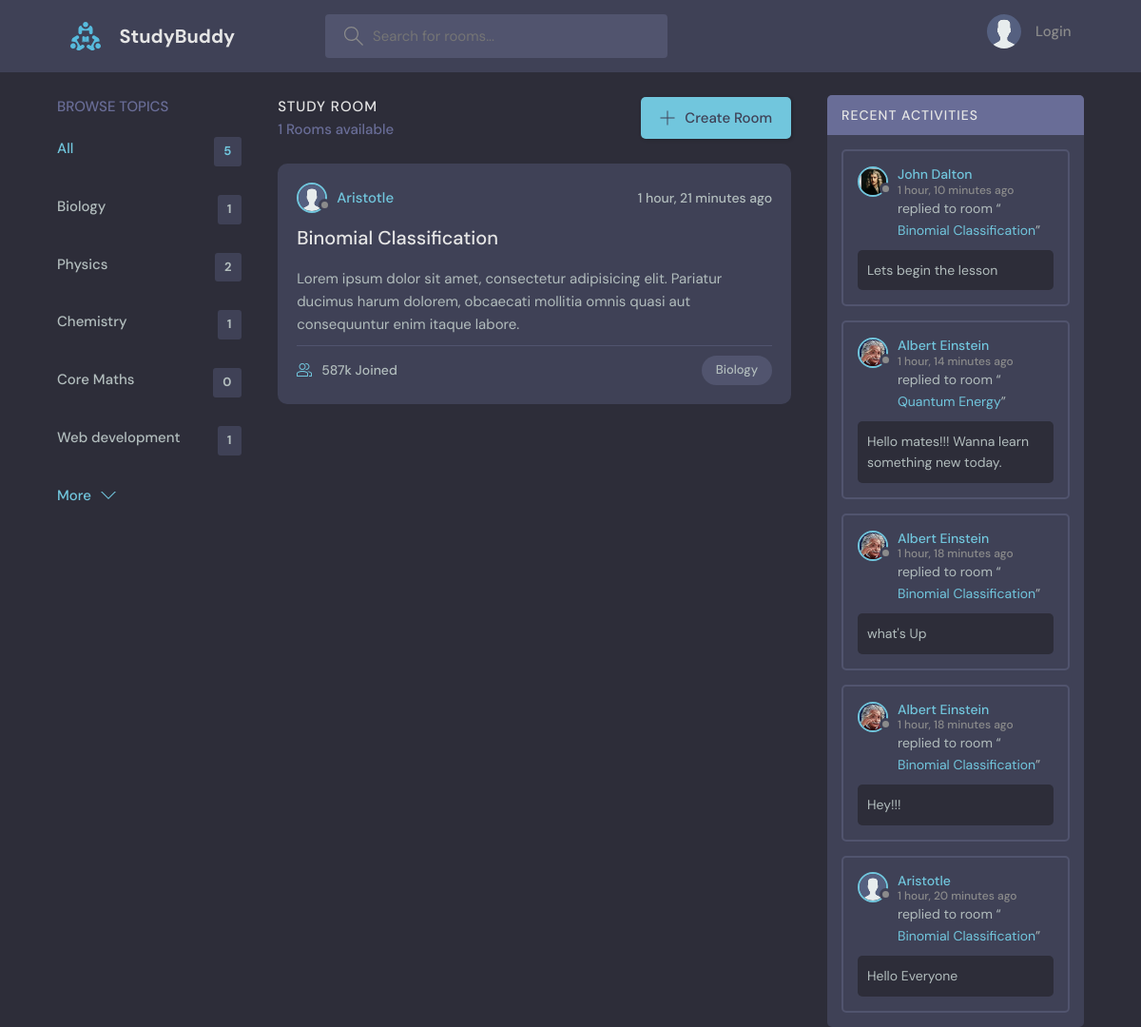
The app's page /?q=Biology with its own data.
### base/models.py (models this page shows)
class Topic(models.Model):
    name = models.CharField(max_length=200)
    def __str__(self):
        return self.name

class Room(models.Model):
    host = models.ForeignKey(User, on_delete=models.SET_NULL, null=True)
    topic = models.ForeignKey(Topic,  on_delete=models.SET_NULL, null=True)
    name = models.CharField(max_length=200, )
    participants = models.ManyToManyField(User, related_name='participants', blank=True)
    description = models.TextField(null=True, blank=True)
    updated = models.DateTimeField(auto_now=True)
    created = models.DateTimeField(auto_now_add=True)
    class Meta:
        ordering = ['-updated','-created']
    def __str__(self):
        return self.name

class User(AbstractUser):
    full_name = models.CharField(max_length=200)
    username = models.CharField(max_length=200)
    email = models.EmailField(unique=True)
    bio = models.TextField(null=True, blank=True)
    avatar = models.ImageField(null=True, default="avatar.svg")
    USERNAME_FIELD = 'email'
    REQUIRED_FIELDS = ['username']
    def __str__(self):
        return self.username

class Message(models.Model):
    user = models.ForeignKey(User, on_delete=models.CASCADE)
    room = models.ForeignKey(Room, on_delete=models.CASCADE)
    body = models.TextField()
    updated = models.DateTimeField(auto_now=True)
    created = models.DateTimeField(auto_now_add=True)
    class Meta:
        ordering = ['-updated','-created']
    def __str__(self):
        return self.body

### base/views.py (the view)
# urls.py: 2. Add a URL to urlpatterns:  path('', views.home, name='home')
def home(request):
    rooms = Room.objects.all
    messages = Message.objects.all
    q = request.GET.get('q') if request.GET.get('q') != None else ''
    rooms = Room.objects.filter(
      Q(topic__name__icontains=q) |
      Q(name__icontains=q) |
      Q(description__icontains=q)
      )
    room_message = Message.objects.filter(Q(room__topic__name__icontains=q))
    topics = Topic.objects.all()[0:5]
    room_count = rooms.count()
    context = {'topics': topics, 'rooms': rooms, 'messages': messages, 'room_count':room_count}
    return render(request, 'base/home.html', context)

### base/templates/base/home.html (shortened to what this page needs)
{% extends 'main.html' %} {% block content %}
  <body>
    <main class="layout layout--3">
      <div class="container">
       {% include 'base/topic_component.html' %}
        {% include 'base/room_component.html' %}
        {% include 'base/activity_component.html' %}
      </div>
    </main>
  </body>
</html>
{% endblock %}

### base/templates/base/topic_component.html
<div class="topics">
  <div class="topics__header">
    <h2>Browse Topics</h2>
  </div>
  <ul class="topics__list">
    <li>
      <a href="{% url 'home' %}" class="active"
        >All <span>{{topics.count}}</span></a
      >
    </li>
    {% for topic in topics %}
    <li>
      <a href="{% url 'home' %}?q={{topic}}">
        {{ topic }}<span>{{topic.room_set.all.count}}</span></a
      >
    </li>
    {% endfor %}
  </ul>
  <a class="btn btn--link" href="topics.html">
    More
    <svg
      version="1.1"
      xmlns="http://www.w3.org/2000/svg"
      width="32"
      height="32"
      viewBox="0 0 32 32"
    >
      <title>chevron-down</title>
      <path d="M16 21l-13-13h-3l16 16 16-16h-3l-13 13z"></path>
    </svg>
  </a>
</div>

### base/templates/base/room_component.html (shortened to what this page needs)
<div class="roomList">
  <div class="roomList__header">
    <div>
      <h2>Study Room</h2>
      <p>{{room_count}} Rooms available</p>
    </div>
    <a class="btn btn--main" href="{% url 'create-room' %}">
      <svg
        version="1.1"
        xmlns="http://www.w3.org/2000/svg"
        width="32"
        height="32"
        viewBox="0 0 32 32"
      >
        <title>add</title>
        <path
          d="M16.943 0.943h-1.885v14.115h-14.115v1.885h14.115v14.115h1.885v-14.115h14.115v-1.885h-14.115v-14.115z"
        ></path>
      </svg>
      Create Room
    </a>
  </div>
  {% for room in rooms %}
  <div class="roomListRoom">
    <div class="roomListRoom__header">
      <a href="{% url 'profile' room.host.id %}" class="roomListRoom__author">
        <div class="avatar avatar--small">
          <img src="{{room.host.avatar.url}}" />
        </div>
        <span>{{room.host}}</span>
      </a>
      <div class="roomListRoom__actions">
        <span>{{ room.created|timesince}} ago</span>
      </div>
    </div>
    <div class="roomListRoom__content">
      <a href="{% url 'room' room.id %}">{{room}}</a>
      <p>
        Lorem ipsum dolor sit amet, consectetur adipisicing elit. Pariatur
        ducimus harum dolorem, obcaecati mollitia omnis quasi aut consequuntur
        enim itaque labore.
      </p>
    </div>
    <div class="roomListRoom__meta">
      <a href="room.html" class="roomListRoom__joined">
        {{ room.participants.counts}}587k Joined
      </a>
      <p class="roomListRoom__topic">{{room.topic}}</p>
    </div>
  </div>
  {% endfor %}
</div>

### base/templates/base/activity_component.html (shortened to what this page needs)
<div class="activities">
  <div class="activities__header">
    <h2>Recent Activities</h2>
  </div>
  {% for message in messages %}
  <div class="activities__box">
    <div class="activities__boxHeader roomListRoom__header">
      <a
        href="{% url 'profile' message.user.id %}"
        class="roomListRoom__author"
      >
        <div class="avatar avatar--small">
          <img src="{{message.user.avatar.url}}" />
        </div>
        <p>
          {{message.user}}
          <span>{{message.created|timesince}} ago</span>
        </p>
      </a>
    </div>
    <div class="activities__boxContent">
      <p>
        replied to room “<a href="{% url 'room' message.room.id %}"
          >{{message.room}}</a
        >”
      </p>
      <div class="activities__boxRoomContent">{{message}}</div>
    </div>
  </div>
  {% endfor %}
</div>

### records on screen
Topic: name "Biology", room_set.all.count "1"
Topic: name "Physics", room_set.all.count "2"
Topic: name "Chemistry", room_set.all.count "1"
Topic: name "Core Maths", room_set.all.count "0"
Topic: name "Web development", room_set.all.count "1"
Room: host.avatar (placeholder picture), host "Aristotle", created "1 hour, 21 minutes", name "Binomial Classification", topic "Biology"
Message: user.avatar (picture), user "John Dalton", created "1 hour, 10 minutes", room "Binomial Classification", body "Lets begin the lesson"
Message: user.avatar (picture), user "Albert Einstein", created "1 hour, 14 minutes", room "Quantum Energy", body "Hello mates!!! Wanna learn something new today."
Message: user.avatar (picture), user "Albert Einstein", created "1 hour, 18 minutes", room "Binomial Classification", body "what's Up"
Message: user.avatar (picture), user "Albert Einstein", created "1 hour, 18 minutes", room "Binomial Classification", body "Hey!!!"
Message: user.avatar (placeholder picture), user "Aristotle", created "1 hour, 20 minutes", room "Binomial Classification", body "Hello Everyone"

### other values on screen
{{ topics.count }} "5"
{{ room_count }} "1"
